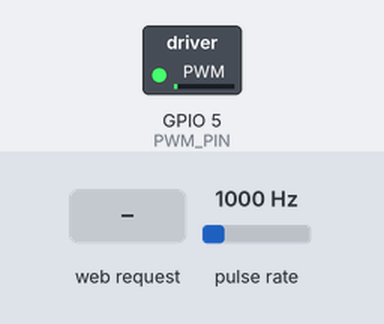
The sketch below on a simulated ESP8266 (NodeMCU). Shown: switched loads named in the sketch (green lamp = pin HIGH). Wiring (inferred from the names in the program): pulse sensor: data GPIO 4. The test bench sets the inputs (shaded band); at power-on: pulse rate 1000 Hz. WiFi joins after 1.5 s; servers stay silent unless stated; what the sketch prints to the serial monitor is not drawn.

Above: at 2.9 s.
3.0 s: HTTP request GET /setSpeed?value=1 received
At 4.2 s:
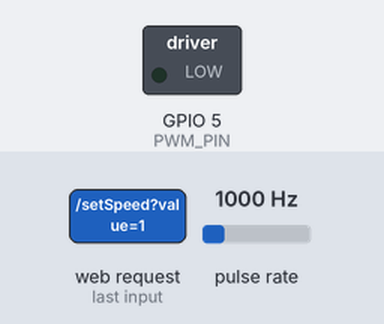
4.5 s: HTTP request GET /setSpeed?value=120 received
At 5.4 s:
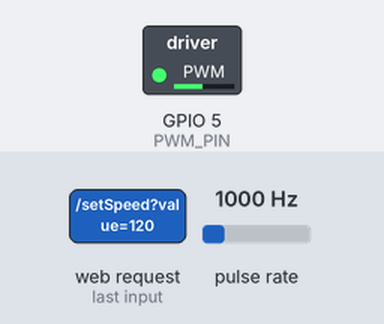
6.0 s: HTTP request GET /setSpeed?value=0 received
At 6.5 s:
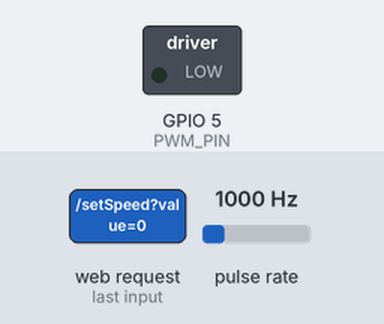
Timing chart, 0 to 9.0 s (numbered marks = the images above; inputs shaded):
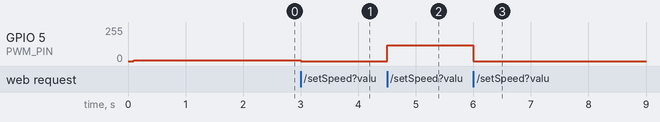

The sketch:

esp8266_fan.ino
```cpp
// ================== ESP8266 智能风扇控制器 v2.0-NAS-UI ==================
//
// 更新日志 (v2.0-NAS-UI):
// 1. [UI革新] Web 界面全面重构，采用专业的 NAS/服务器管理风格。
// 2. [视觉优化] 引入暗黑主题、SVG 图标和现代化的布局，提升用户体验。
// 3. [功能保持] 后端功能与 v1.9-NoLED 版本完全一致。
//
// 项目名称: AuraFan (NAS-UI Edition)
// =======================================================================

#include <ESP8266WiFi.h>
#include <ESP8266WebServer.h>
#include <ESP8266mDNS.h>
#include <ESP8266HTTPUpdateServer.h>

// ==================================================================
// ==================== 用户配置 (在这里修改) =======================
// ==================================================================

// --- WiFi 设置 ---
const char* ssid = "yang1234";
const char* password = "y123456789";

// --- 设备名称 ---
const char* deviceName = "esp8266-fan";

// --- 风扇引脚 ---
const int PWM_PIN = 5;  // D1
const int TACH_PIN = 4; // D2

// ================== 配置结束, 以下代码无需修改 ==================


// --- PWM/RPM 派生配置 (自动) ---
const int PWM_FREQUENCY = 25000;
const int PWM_RESOLUTION = 1023;
const bool PWM_INVERTED = false;


// ====================== 全局变量 ======================
ESP8266WebServer server(80);
ESP8266HTTPUpdateServer httpUpdater;

volatile int pulseCount = 0;
unsigned long lastRpmTime = 0;
int fanSliderValue = 5; // 初始速度设置为 10


// ====================== 中断及核心功能函数 ======================
void ICACHE_RAM_ATTR tachISR() {
  pulseCount++;
}

int computeRPM() {
  if (millis() == lastRpmTime) return 0;

  noInterrupts();
  int pulses = pulseCount;
  pulseCount = 0;
  interrupts();

  unsigned long elapsedTime = millis() - lastRpmTime;
  lastRpmTime = millis();

  int rpm = (int)((pulses / 2.0) * 60000.0 / elapsedTime);
  return rpm;
}

// ====================== 网页内容 (NAS 风格) ======================
const char MAIN_HTML[] PROGMEM = R"HTML(
<!doctype html><html lang="zh-CN"><head><meta charset="utf-8"><meta name="viewport" content="width=device-width,initial-scale=1"><title>ESP8266 Fan Controller</title><style>:root{--bg-color:#1a1d24;--panel-bg:#2c303a;--text-color:#e0e5f0;--text-muted:#8a93a2;--accent-color:#3498db;--accent-hover:#5dade2;--border-color:#3f4451}*,*:before,*:after{box-sizing:border-box}body{margin:0;font-family:system-ui,-apple-system,BlinkMacSystemFont,"Segoe UI",Roboto,"Helvetica Neue",Arial,sans-serif;background-color:var(--bg-color);color:var(--text-color);display:flex;justify-content:center;align-items:center;min-height:100vh;padding:1rem}h1,h2{margin:0;font-weight:600}h1{font-size:1.5rem;text-align:center;margin-bottom:1.5rem;color:var(--text-color)}h2{font-size:1.1rem;display:flex;align-items:center;gap:.75rem;margin-bottom:1rem;padding-bottom:.75rem;border-bottom:1px solid var(--border-color)}.panel{width:100%;max-width:480px;background-color:var(--panel-bg);border-radius:12px;padding:1.5rem;box-shadow:0 10px 30px rgba(0,0,0,0.2);border:1px solid var(--border-color)}.panel-section{margin-bottom:2rem}.panel-section:last-child{margin-bottom:0}.stats-grid{display:grid;grid-template-columns:1fr 1fr;gap:1rem;margin-bottom:1.5rem}.stat-item{background-color:rgba(0,0,0,0.2);padding:1rem;border-radius:8px;text-align:center}.stat-item .label{display:block;font-size:.8rem;color:var(--text-muted);margin-bottom:.25rem}.stat-item .value{font-size:1.4rem;font-weight:600;font-feature-settings:"tnum" 1}#rpm .value{color:var(--accent-color)}.slider-container label{display:block;margin-bottom:.5rem;font-size:.9rem;color:var(--text-muted)}.slider{width:100%;-webkit-appearance:none;height:8px;background:var(--bg-color);border-radius:4px;outline:none}.slider::-webkit-slider-thumb{-webkit-appearance:none;appearance:none;width:22px;height:22px;background:var(--accent-color);border-radius:50%;cursor:pointer;border:3px solid var(--panel-bg);transition:background-color .2s ease}.slider::-webkit-slider-thumb:hover{background-color:var(--accent-hover)}.system-info p{margin:0 0 .5rem}.system-info a{color:var(--accent-color);text-decoration:none;font-weight:500;transition:color .2s ease}.system-info a:hover{color:var(--accent-hover)}.update-link{display:flex;align-items:center;gap:.5rem}</style></head><body><div class="container"><div class="panel"><h1>ESP8266 风扇控制器</h1><div class="panel-section"><h2><svg xmlns="http://www.w3.org/2000/svg" width="22" height="22" viewBox="0 0 24 24" fill="none" stroke="currentColor" stroke-width="2" stroke-linecap="round" stroke-linejoin="round"><path d="M12 12c2.76 0 5-2.24 5-5s-2.24-5-5-5-5 2.24-5 5 2.24 5 5 5z"/><path d="M19.78 14.78a2.5 2.5 0 0 0-3.53 0l-1.06 1.06a2.5 2.5 0 0 1-3.53 0l-1.06-1.06a2.5 2.5 0 0 0-3.53 0l-1.06 1.06a2.5 2.5 0 0 0 0 3.53l1.06 1.06a2.5 2.5 0 0 0 3.53 0l1.06-1.06a2.5 2.5 0 0 1 3.53 0l1.06 1.06a2.5 2.5 0 0 0 3.53 0l1.06-1.06a2.5 2.5 0 0 0 0-3.53l-1.06-1.06z"/></svg>风扇控制</h2><div class="stats-grid"><div class="stat-item" id="rpm"><span class="label">当前转速</span><span class="value">--</span></div><div class="stat-item" id="spd"><span class="label">设定速度</span><span class="value">--</span></div></div><div class="slider-container"><label for="fanSlider">调整风扇速度</label><input id="fanSlider" class="slider" type="range" min="0" max="255" value="0"></div></div><div class="panel-section"><h2><svg xmlns="http://www.w3.org/2000/svg" width="22" height="22" viewBox="0 0 24 24" fill="none" stroke="currentColor" stroke-width="2" stroke-linecap="round" stroke-linejoin="round"><rect x="2" y="2" width="20" height="8" rx="2" ry="2"></rect><rect x="2" y="14" width="20" height="8" rx="2" ry="2"></rect><line x1="6" y1="6" x2="6.01" y2="6"></line><line x1="6" y1="18" x2="6.01" y2="18"></line></svg>系统信息</h2><div class="system-info"><p><strong>设备 IP:</strong> <span id="ipAddr">...</span></p><p><a href="/update" class="update-link"><svg xmlns="http://www.w3.org/2000/svg" width="16" height="16" viewBox="0 0 24 24" fill="none" stroke="currentColor" stroke-width="2" stroke-linecap="round" stroke-linejoin="round"><path d="M21 15v4a2 2 0 0 1-2 2H5a2 2 0 0 1-2-2v-4"/><polyline points="17 8 12 3 7 8"/><line x1="12" y1="3" x2="12" y2="15"/></svg>固件更新</a></p></div></div></div></div><script>const spdEl=document.querySelector('#spd .value'),rpmEl=document.querySelector('#rpm .value'),fanSlider=document.getElementById('fanSlider'),ipAddrEl=document.getElementById('ipAddr');function setFanLabel(v){const p=Math.round(v/255*100);spdEl.textContent=`${v} (${p}%)`}fanSlider.addEventListener('input',()=>{const v=fanSlider.value;setFanLabel(v);fetch(`/setSpeed?value=${v}`).catch(console.error)});window.addEventListener('load',()=>{fetch('/getState').then(r=>r.json()).then(s=>{fanSlider.value=s.fanSpeed;setFanLabel(s.fanSpeed);ipAddrEl.textContent=s.ip;}).catch(console.error)});setInterval(()=>{fetch('/getRPM').then(r=>r.text()).then(t=>{rpmEl.textContent=`${t} RPM`}).catch(console.error)},1500);</script></body></html>
)HTML";


// ====================== Web 路由处理 ======================
void handleRoot() { server.send(200, "text/html; charset=UTF-8", MAIN_HTML); }
void handleSetSpeed() {
  if (server.hasArg("value")) {
    fanSliderValue = server.arg("value").toInt();
    int dutyCycle = map(fanSliderValue, 0, 255, 0, PWM_RESOLUTION);
    if (PWM_INVERTED) dutyCycle = PWM_RESOLUTION - dutyCycle;
    analogWrite(PWM_PIN, dutyCycle);
    server.send(200, "text/plain", "OK");
  } else { server.send(400, "text/plain", "Bad Request"); }
}
void handleGetRPM() {
  server.send(200, "text/plain", String(computeRPM()));
}
void handleGetState() {
    String json = "{";
    json += "\"fanSpeed\":" + String(fanSliderValue) + ",";
    json += "\"ip\":\"" + WiFi.localIP().toString() + "\"";
    json += "}";
    server.send(200, "application/json", json);
}

// ====================== SETUP ======================
void setup() {
  Serial.begin(115200);
  delay(100);
  Serial.println("\n\n===== AuraFan v2.0-NAS-UI =====");

  pinMode(PWM_PIN, OUTPUT);
  analogWriteFreq(PWM_FREQUENCY);

  int initialDutyCycle = map(fanSliderValue, 0, 255, 0, PWM_RESOLUTION);
  if (PWM_INVERTED) initialDutyCycle = PWM_RESOLUTION - initialDutyCycle;
  analogWrite(PWM_PIN, initialDutyCycle);

  pinMode(TACH_PIN, INPUT_PULLUP);
  attachInterrupt(digitalPinToInterrupt(TACH_PIN), tachISR, FALLING);
  lastRpmTime = millis();

  WiFi.hostname(deviceName);
  WiFi.mode(WIFI_STA);
  WiFi.begin(ssid, password);
  Serial.print("Connecting to Wi-Fi");
  while (WiFi.status() != WL_CONNECTED) {
    delay(400); Serial.print(".");
  }
  Serial.println("\nConnected!");
  Serial.print("IP Address: "); Serial.println(WiFi.localIP());

  if (MDNS.begin(deviceName)) {
    MDNS.addService("http", "tcp", 80);
    Serial.printf("mDNS Responder started. Access at: http://%s.local\n", deviceName);
  }

  server.on("/", HTTP_GET, handleRoot);
  server.on("/setSpeed", HTTP_GET, handleSetSpeed);
  server.on("/getRPM", HTTP_GET, handleGetRPM);
  server.on("/getState", HTTP_GET, handleGetState);

  httpUpdater.setup(&server);
  server.begin();
  Serial.println("HTTP server started.");
}

// ====================== LOOP ======================
void loop() {
  server.handleClient();
  MDNS.update();
}
```

Measured:
- after the input at 3.0 s, GPIO 5 (PWM_PIN): 4/255 → 0/255 at once
- after the input at 4.5 s, GPIO 5 (PWM_PIN): 0/255 → 119/255 at once
- after the input at 6.0 s, GPIO 5 (PWM_PIN): 119/255 → 0/255 at once
